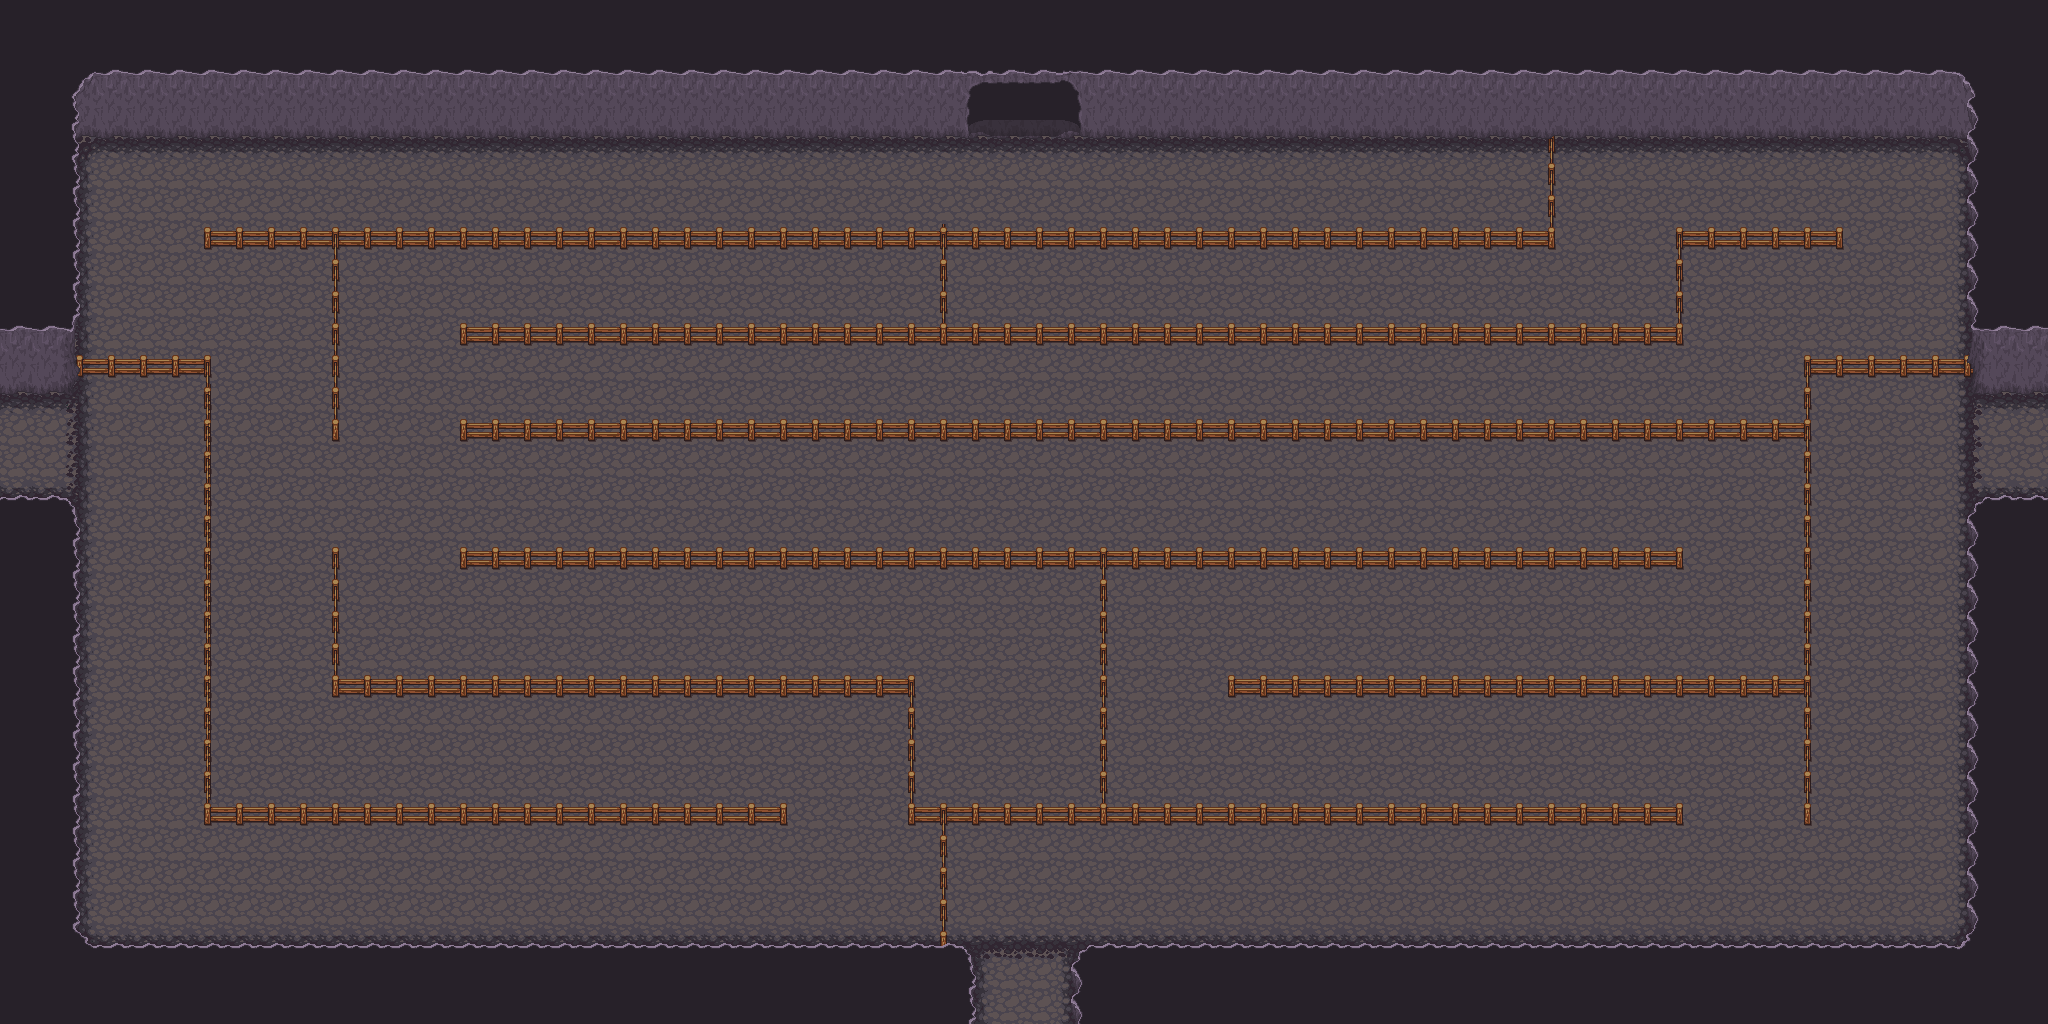

Tiled map render using the project's own tile images. Description and the map definition, with tile-layer contents summarised, below:
An orthogonal 64x32 tile map with 32x32 px tiles, 7 tile layers (Ground, Ground +1, Ground +2, Ground +3, ...), 5 hidden layers not drawn, 8 tilesets.

<map version="1.0" orientation="orthogonal" renderorder="right-down" width="64" height="32" tilewidth="32" tileheight="32" nextobjectid="1">
 <tileset firstgid="1" name="Artis_dock" tilewidth="32" tileheight="32" tilecount="128" columns="16">
  <image source="../Ressources/Artis_dock.png" width="512" height="256" />
 </tileset>
 <tileset firstgid="129" name="base_out_atlas" tilewidth="32" tileheight="32" tilecount="1024" columns="32">
  <image source="../Ressources/base_out_atlas.png" width="1024" height="1024" />
 </tileset>
 <tileset firstgid="1153" name="build_atlas" tilewidth="32" tileheight="32" tilecount="1024" columns="32">
  <image source="../Ressources/build_atlas.png" width="1024" height="1024" />
 </tileset>
 <tileset firstgid="2177" name="caves" tilewidth="32" tileheight="32" tilecount="66" columns="11">
  <image source="../Ressources/caves.png" width="352" height="192" />
 </tileset>
 <tileset firstgid="2243" name="forest_tiles" tilewidth="32" tileheight="32" tilecount="256" columns="16">
  <image source="../Ressources/forest_tiles.png" width="512" height="512" />
 </tileset>
 <tileset firstgid="2499" name="obj_misk_atlas" tilewidth="32" tileheight="32" tilecount="1024" columns="32">
  <image source="../Ressources/obj_misk_atlas.png" width="1024" height="1024" />
 </tileset>
 <tileset firstgid="3523" name="terrain_atlas" tilewidth="32" tileheight="32" tilecount="1024" columns="32">
  <image source="../Ressources/terrain_atlas.png" width="1024" height="1024" />
 </tileset>
 <tileset firstgid="4547" name="tileset_stone_v4_p1" tilewidth="32" tileheight="32" tilecount="70" columns="5">
  <image source="../Ressources/tileset_stone_v4_p1.png" width="166" height="463" />
 </tileset>
 <layer name="Ground" width="64" height="32">
  <data>[2048 cells, 2048 non-empty, 1 distinct tile ids]</data>
 </layer>
 <layer name="Ground +1" width="64" height="32">
  <data>[2048 cells, 178 non-empty, 12 distinct tile ids]</data>
 </layer>
 <layer name="Ground +2" width="64" height="32">
  <data>[2048 cells, 333 non-empty, 18 distinct tile ids]</data>
 </layer>
 <layer name="Ground +3" width="64" height="32">
  <data>[2048 cells, 638 non-empty, 23 distinct tile ids]</data>
 </layer>
 <layer name="Door" width="64" height="32">
  <data>[2048 cells, 12 non-empty, 9 distinct tile ids]</data>
 </layer>
 <layer name="Collide" width="64" height="32" visible="0">
  <data>[2048 cells, 951 non-empty, 1 distinct tile ids]</data>
 </layer>
 <layer name="TopDoorBlock" width="64" height="32" visible="0">
  <data>[2048 cells, 24 non-empty, 3 distinct tile ids]</data>
 </layer>
 <layer name="BottomDoorBlock" width="64" height="32" visible="0">
  <data>[2048 cells, 18 non-empty, 2 distinct tile ids]</data>
 </layer>
 <layer name="LeftDoorBlock" width="64" height="32" visible="0">
  <data>[2048 cells, 24 non-empty, 2 distinct tile ids]</data>
 </layer>
 <layer name="RightDoorBlock" width="64" height="32" visible="0">
  <data>[2048 cells, 24 non-empty, 2 distinct tile ids]</data>
 </layer>
 <layer name="UpOne" width="64" height="32">
  <data>[2048 cells, 0 non-empty, 0 distinct tile ids]</data>
 </layer>
 <layer name="UpTwo" width="64" height="32">
  <data>[2048 cells, 0 non-empty, 0 distinct tile ids]</data>
 </layer>
</map>
